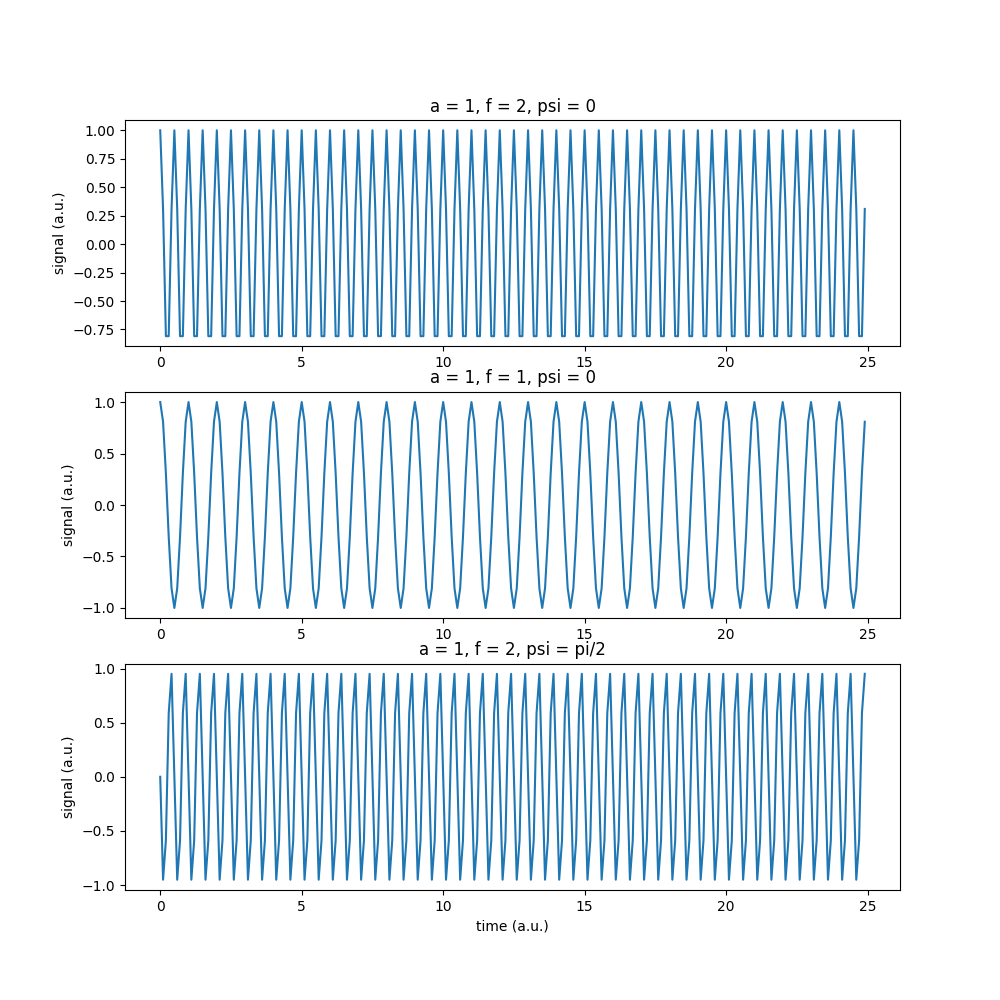

The script that saved this image:
import numpy as np
import matplotlib.pyplot as plt

def h(a,f,t,psi):
    return a * np.cos(2*np.pi * f * t + psi)

a = 1
psi = 0
f = 2
dt = 0.1
N = 250

t_k = np.arange(0,N) * dt
h_t_1 = h(a,f,t_k,psi)
h_t_2 = h(a,1,t_k,psi)
h_t_3 = h(a,f,t_k,np.pi/2)

fig,axes = plt.subplots(3,1,figsize=(10,10))
axes[0].plot(t_k,h_t_1)
axes[0].set_title('a = 1, f = 2, psi = 0')
axes[0].set_ylabel('signal (a.u.)')
axes[1].plot(t_k,h_t_2)
axes[1].set_title('a = 1, f = 1, psi = 0')
axes[1].set_ylabel('signal (a.u.)')
axes[2].plot(t_k,h_t_3)
axes[2].set_title('a = 1, f = 2, psi = pi/2')
axes[2].set_ylabel('signal (a.u.)')
plt.xlabel('time (a.u.)')
plt.savefig('signal_viz.png')